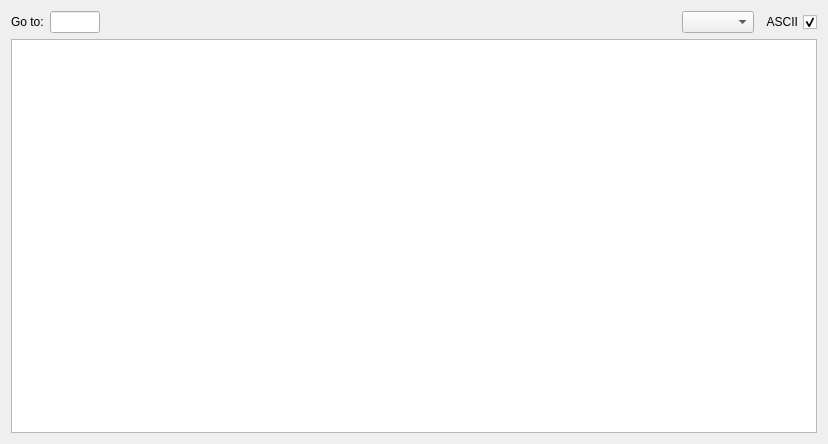
<?xml version="1.0" encoding="UTF-8"?>
<ui version="4.0">
 <class>MemoryWidget</class>
 <widget class="QWidget" name="MemoryWidget">
  <property name="geometry">
   <rect>
    <x>0</x>
    <y>0</y>
    <width>828</width>
    <height>444</height>
   </rect>
  </property>
  <property name="windowTitle">
   <string>Form</string>
  </property>
  <layout class="QVBoxLayout" name="verticalLayout">
   <item>
    <layout class="QHBoxLayout" name="topbar_horizontalLayout">
     <item>
      <layout class="QHBoxLayout" name="horizontalLayout">
       <item>
        <widget class="QLabel" name="goto_label">
         <property name="sizePolicy">
          <sizepolicy hsizetype="Fixed" vsizetype="Preferred">
           <horstretch>0</horstretch>
           <verstretch>0</verstretch>
          </sizepolicy>
         </property>
         <property name="text">
          <string>Go to:</string>
         </property>
        </widget>
       </item>
       <item>
        <widget class="QLineEdit" name="goto_lineEdit">
         <property name="enabled">
          <bool>true</bool>
         </property>
         <property name="sizePolicy">
          <sizepolicy hsizetype="Fixed" vsizetype="Fixed">
           <horstretch>0</horstretch>
           <verstretch>0</verstretch>
          </sizepolicy>
         </property>
         <property name="maximumSize">
          <size>
           <width>50</width>
           <height>16777215</height>
          </size>
         </property>
        </widget>
       </item>
       <item>
        <spacer name="horizontalSpacer">
         <property name="orientation">
          <enum>Qt::Horizontal</enum>
         </property>
         <property name="sizeHint" stdset="0">
          <size>
           <width>40</width>
           <height>20</height>
          </size>
         </property>
        </spacer>
       </item>
      </layout>
     </item>
     <item>
      <layout class="QHBoxLayout" name="topbarRight_horizontalLayout">
       <item>
        <widget class="QComboBox" name="size_comboBox">
         <property name="sizePolicy">
          <sizepolicy hsizetype="Fixed" vsizetype="Fixed">
           <horstretch>0</horstretch>
           <verstretch>0</verstretch>
          </sizepolicy>
         </property>
         <property name="editable">
          <bool>false</bool>
         </property>
         <property name="currentIndex">
          <number>-1</number>
         </property>
         <property name="sizeAdjustPolicy">
          <enum>QComboBox::AdjustToContents</enum>
         </property>
        </widget>
       </item>
       <item>
        <widget class="QCheckBox" name="ascii_checkBox">
         <property name="layoutDirection">
          <enum>Qt::RightToLeft</enum>
         </property>
         <property name="text">
          <string>ASCII</string>
         </property>
         <property name="checked">
          <bool>true</bool>
         </property>
        </widget>
       </item>
      </layout>
     </item>
    </layout>
   </item>
   <item>
    <widget class="QTableView" name="memory_tableView">
     <property name="font">
      <font>
       <family>Courier New</family>
      </font>
     </property>
     <property name="showGrid">
      <bool>false</bool>
     </property>
     <property name="wordWrap">
      <bool>false</bool>
     </property>
     <attribute name="horizontalHeaderVisible">
      <bool>false</bool>
     </attribute>
     <attribute name="horizontalHeaderMinimumSectionSize">
      <number>20</number>
     </attribute>
     <attribute name="horizontalHeaderDefaultSectionSize">
      <number>25</number>
     </attribute>
     <attribute name="verticalHeaderMinimumSectionSize">
      <number>20</number>
     </attribute>
     <attribute name="verticalHeaderDefaultSectionSize">
      <number>20</number>
     </attribute>
    </widget>
   </item>
  </layout>
 </widget>
 <resources/>
 <connections/>
</ui>
